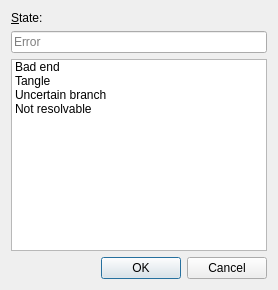
<?xml version="1.0" encoding="UTF-8"?>
<ui version="4.0">
 <author>GOU Lingfeng</author>
 <class>gapr::proofread::NodeStateDialog</class>
 <widget class="QDialog" name="gapr::proofread::NodeStateDialog">
  <property name="geometry">
   <rect>
    <x>0</x>
    <y>0</y>
    <width>307</width>
    <height>317</height>
   </rect>
  </property>
  <property name="windowTitle">
   <string>Node State</string>
  </property>
  <layout class="QVBoxLayout" name="verticalLayout">
   <property name="sizeConstraint">
    <enum>QLayout::SetFixedSize</enum>
   </property>
   <item>
    <widget class="QLabel" name="label">
     <property name="minimumSize">
      <size>
       <width>240</width>
       <height>0</height>
      </size>
     </property>
     <property name="text">
      <string>&amp;State:</string>
     </property>
     <property name="buddy">
      <cstring>state</cstring>
     </property>
    </widget>
   </item>
   <item>
    <widget class="QLineEdit" name="state">
     <property name="placeholderText">
      <string>Error</string>
     </property>
     <property name="clearButtonEnabled">
      <bool>true</bool>
     </property>
    </widget>
   </item>
   <item>
    <widget class="QListWidget" name="listWidget">
     <item>
      <property name="text">
       <string>Bad end</string>
      </property>
     </item>
     <item>
      <property name="text">
       <string>Tangle</string>
      </property>
     </item>
     <item>
      <property name="text">
       <string>Uncertain branch</string>
      </property>
     </item>
     <item>
      <property name="text">
       <string>Not resolvable</string>
      </property>
     </item>
    </widget>
   </item>
   <item>
    <widget class="QDialogButtonBox" name="button_box">
     <property name="orientation">
      <enum>Qt::Horizontal</enum>
     </property>
     <property name="standardButtons">
      <set>QDialogButtonBox::Cancel|QDialogButtonBox::Ok</set>
     </property>
    </widget>
   </item>
  </layout>
 </widget>
 <resources/>
 <connections>
 </connections>
</ui>
